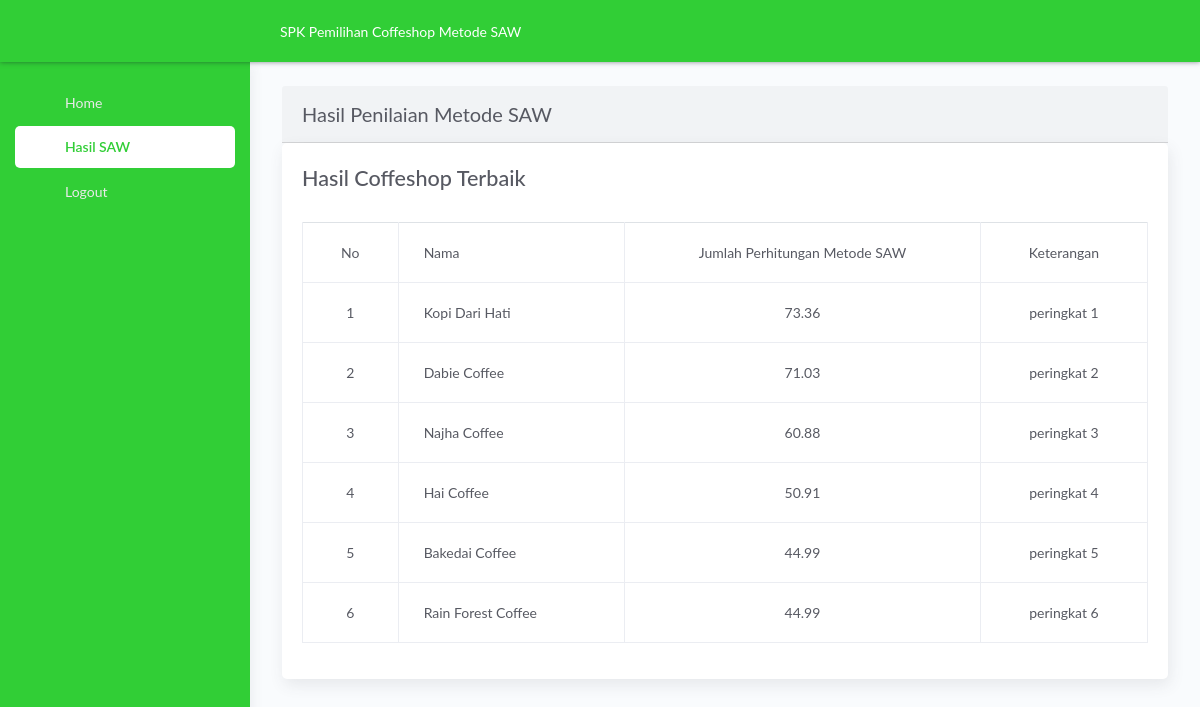
The page /hasil_saw_user.php (signed in) on the database its author committed.
### tables this page shows
CREATE TABLE `tb_coffeshop` (
  `id_coffeshop` int(11) NOT NULL,
  `nama` varchar(200) NOT NULL
);

### hasil_saw_user.php (the view, shortened to what this page needs)
<?php
include 'aksilogin/config.php';
?>
<?php  include './template/header.php';
?>
<?php
include './template/navbar.php';
?>
<?php
$page = 'hasil_penilaian_siswa'; include './template/sidebar_user.php';
?>
<div class="main-panel">
      <div class="content">
        <div class="page-inner">
          <div class="row">
            <div class="col-md-12">
                <div class="card-header" >
                  <h4 class="card-title">Hasil Penilaian Metode SAW</h4>
                </div>
                <div class="card">
                <div class="card-body" >
                <?php
 function getNama($id){
  include 'aksilogin/config.php';
  $q =mysqli_query($koneksi, "SELECT * FROm tb_coffeshop where id_coffeshop = '$id'");
  $d = mysqli_fetch_array($q);
  return $d['nama'];
 }
    function getId($id){
  include 'aksilogin/config.php';
  $q =mysqli_query($koneksi, "SELECT * FROm tb_coffeshop where id_coffeshop = '$id'");
  $d = mysqli_fetch_array($q);
  return $d['id_coffeshop'];
 }
 $cr = mysqli_query($koneksi, "SELECT
      min(kriteria1) as minK1,
      min(kriteria2) as minK2,
      min(kriteria3) as minK3,
      min(kriteria4) as minK4,
      min(kriteria5) as minK5,
      min(kriteria6) as minK6,
      max(kriteria1) as maxK1,
      max(kriteria2) as maxK2,
      max(kriteria3) as maxK3,
      max(kriteria4) as maxK4,
      max(kriteria5) as maxK5,
      max(kriteria6) as maxK6
   FROM tb_nilai");
 $atribut = mysqli_fetch_array($cr);
$bobotArray = array('');
$qb = mysqli_query($koneksi, "SELECT * from tbl_kriteria");
while ($b = mysqli_fetch_array($qb)) {
  array_push($bobotArray, $b['bobot']);
}
$bt1 = $bobotArray[1];
$bt2 = $bobotArray[2];
$bt3 = $bobotArray[3];
$bt4 = $bobotArray[4];
$bt5 = $bobotArray[5];
$bt6 = $bobotArray[6];
$k1 = "";
$k2 = "";
$k3 = "";
$k4 = "";
$k5 = "";
$k6 = "";
$qk = mysqli_query($koneksi, "SELECT * FROM tbl_kriteria");
while ($row = mysqli_fetch_array($qk)) {
    if ($row['atribute'] == "benefit") {
    if ($row['id_kriteria'] == 1) {
        $k1 = "benefit";
      } elseif ($row['id_kriteria'] == 2) {
        $k2 = "benefit";
      } elseif ($row['id_kriteria'] == 3) {
        $k3 = "benefit";
      } elseif ($row['id_kriteria'] == 4) {
        $k4 = "benefit";
      } elseif ($row['id_kriteria'] == 5) {
        $k5 = "benefit";
      } elseif ($row['id_kriteria'] == 6) {
        $k6 = "benefit";
      }
    } else {
      if ($row['id_kriteria'] == 1) {
        $k1 = "cost";
      } elseif ($row['id_kriteria'] == 2) {
        $k2 = "cost";
      } elseif ($row['id_kriteria'] == 3) {
        $k3 = "cost";
      } elseif ($row['id_kriteria'] == 4) {
        $k4 = "cost";
      } elseif ($row['id_kriteria'] == 5) {
        $k5 = "cost";
      } elseif ($row['id_kriteria'] == 6) {
        $k6 = "cost";
      }
  }
}
 $sql3 = mysqli_query($koneksi,"SELECT * FROM tb_nilai");
 echo "<H2>Hasil Coffeshop Terbaik</H2>
 <br>
 <table class='table table-bordered'>
  <tr>
   <td style='text-align:center;'>No</td>
   <td>Nama</td>
   <td style='text-align:center;'>Jumlah Perhitungan Metode SAW</td>
   <td style='text-align:center;'>Keterangan</td>
  </tr>
  ";
 while ($dt3 = mysqli_fetch_array($sql3)) {
  $normalisasi1 = 0;
  $normalisasi2 = 0;
  $normalisasi3 = 0;
  $normalisasi4 = 0;
  $normalisasi5 = 0;
  $normalisasi6 = 0;
if ($k1 == "benefit") {
    $normalisasi1 = $dt3['kriteria1']/$atribut['maxK1'];
} else {
  $normalisasi1 = $atribut['minK1']/$dt3['kriteria1'];
}
if ($k2 == "benefit") {
    $normalisasi2 = $dt3['kriteria2']/$atribut['maxK2'];
} else {
  $normalisasi2 = $atribut['minK2']/$dt3['kriteria2'];
}
if ($k3 == "benefit") {
    $normalisasi3 = $dt3['kriteria3']/$atribut['maxK3'];
} else {
  $normalisasi3 = $atribut['minK3']/$dt3['kriteria3'];
}
if ($k4 == "benefit") {
    $normalisasi4 = $dt3['kriteria4']/$atribut['maxK4'];
} else {
  $normalisasi4 = $atribut['minK4']/$dt3['kriteria4'];
}
if ($k5 == "benefit") {
    $normalisasi5 = $dt3['kriteria5']/$atribut['maxK5'];
} else {
  $normalisasi5 = $atribut['minK5']/$dt5['kriteria5'];
}
if ($k6 == "benefit") {
    $normalisasi6 = $dt3['kriteria6']/$atribut['maxK6'];
} else {
  $normalisasi6 = $atribut['minK6']/$dt3['kriteria6'];
}
$poin = round(
   ($normalisasi1*$bt1)+
   ($normalisasi2*$bt2)+
   ($normalisasi3*$bt3)+
   ($normalisasi4*$bt4)+
   ($normalisasi5*$bt5)+
   ($normalisasi6*$bt6),2);
  $data[]=array('nama'=>getNama($dt3['id_coffeshop']),
  'id_coffeshop'=>getId($dt3['id_coffeshop']),
    'poin'=>$poin);
}
 foreach ($data as $key => $isi) {
  $poin1[$key]=$isi['poin'];
 }
   array_multisort($poin1,SORT_DESC,$data);
   $no=1;
   $h="peringkat";
   $peringkat=1;
   foreach ($data as $item) { ?>
   <tr>
   <td style='text-align:center;'><?php echo $no ?></td>
   <td><?php echo $item['nama'] ?></td>
   <td style='text-align:center;'><?php echo$item['poin'] ?></td>
   <td style='text-align:center;'><?php echo"$h $peringkat" ?></td>
   </tr>
   <?php
   $no++;
   if ($no>=100) {
    $h="  ";
    $peringkat=" ";
   }else{
    $peringkat++;
   }
   }
   echo "</table>";
?>
 </div>
  </div>
   </div>
    </div>
      </div>
<?php
include './template/footer.php';
?>

### rows shown on the page
tb_coffeshop: nama "Kopi Dari Hati", poin "73.36", peringkat "1"
tb_coffeshop: nama "Dabie Coffee", poin "71.03", peringkat "2"
tb_coffeshop: nama "Najha Coffee", poin "60.88", peringkat "3"
tb_coffeshop: nama "Hai Coffee", poin "50.91", peringkat "4"
tb_coffeshop: nama "Bakedai Coffee", poin "44.99", peringkat "5"
tb_coffeshop: nama "Rain Forest Coffee", poin "44.99", peringkat "6"
